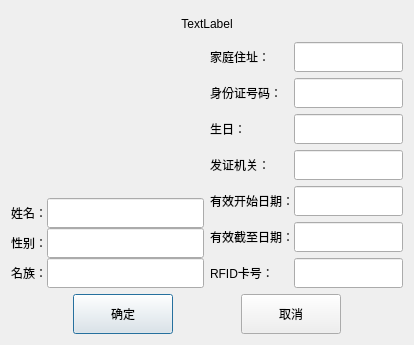
<?xml version="1.0" encoding="UTF-8"?>
<ui version="4.0">
 <class>AddIdCardDialog</class>
 <widget class="QDialog" name="AddIdCardDialog">
  <property name="geometry">
   <rect>
    <x>0</x>
    <y>0</y>
    <width>414</width>
    <height>343</height>
   </rect>
  </property>
  <property name="windowTitle">
   <string>Dialog</string>
  </property>
  <layout class="QGridLayout" name="gridLayout_3">
   <item row="0" column="0" colspan="2">
    <widget class="QLabel" name="title">
     <property name="sizePolicy">
      <sizepolicy hsizetype="Preferred" vsizetype="Fixed">
       <horstretch>0</horstretch>
       <verstretch>0</verstretch>
      </sizepolicy>
     </property>
     <property name="minimumSize">
      <size>
       <width>0</width>
       <height>25</height>
      </size>
     </property>
     <property name="text">
      <string>TextLabel</string>
     </property>
     <property name="alignment">
      <set>Qt::AlignCenter</set>
     </property>
    </widget>
   </item>
   <item row="1" column="0">
    <widget class="QToolButton" name="photo">
     <property name="sizePolicy">
      <sizepolicy hsizetype="Preferred" vsizetype="Preferred">
       <horstretch>0</horstretch>
       <verstretch>0</verstretch>
      </sizepolicy>
     </property>
     <property name="icon">
      <iconset resource="../ImgSrc.qrc">
       <normaloff>:/img/photo/headPhoto.png</normaloff>:/img/photo/headPhoto.png</iconset>
     </property>
     <property name="iconSize">
      <size>
       <width>100</width>
       <height>110</height>
      </size>
     </property>
     <property name="autoRaise">
      <bool>true</bool>
     </property>
    </widget>
   </item>
   <item row="1" column="1" rowspan="2">
    <layout class="QGridLayout" name="gridLayout_2">
     <property name="horizontalSpacing">
      <number>0</number>
     </property>
     <item row="0" column="0">
      <widget class="QLabel" name="label_5">
       <property name="text">
        <string>家庭住址：</string>
       </property>
      </widget>
     </item>
     <item row="0" column="1">
      <widget class="QLineEdit" name="lineEdit_4">
       <property name="minimumSize">
        <size>
         <width>0</width>
         <height>30</height>
        </size>
       </property>
      </widget>
     </item>
     <item row="1" column="0">
      <widget class="QLabel" name="label_6">
       <property name="text">
        <string>身份证号码：</string>
       </property>
      </widget>
     </item>
     <item row="1" column="1">
      <widget class="QLineEdit" name="lineEdit_5">
       <property name="minimumSize">
        <size>
         <width>0</width>
         <height>30</height>
        </size>
       </property>
      </widget>
     </item>
     <item row="2" column="0">
      <widget class="QLabel" name="label_7">
       <property name="text">
        <string>生日：</string>
       </property>
      </widget>
     </item>
     <item row="2" column="1">
      <widget class="QLineEdit" name="lineEdit_6">
       <property name="minimumSize">
        <size>
         <width>0</width>
         <height>30</height>
        </size>
       </property>
      </widget>
     </item>
     <item row="3" column="0">
      <widget class="QLabel" name="label_8">
       <property name="text">
        <string>发证机关：</string>
       </property>
      </widget>
     </item>
     <item row="3" column="1">
      <widget class="QLineEdit" name="lineEdit_7">
       <property name="minimumSize">
        <size>
         <width>0</width>
         <height>30</height>
        </size>
       </property>
      </widget>
     </item>
     <item row="4" column="0">
      <widget class="QLabel" name="label_9">
       <property name="text">
        <string>有效开始日期：</string>
       </property>
      </widget>
     </item>
     <item row="4" column="1">
      <widget class="QLineEdit" name="lineEdit_8">
       <property name="minimumSize">
        <size>
         <width>0</width>
         <height>30</height>
        </size>
       </property>
      </widget>
     </item>
     <item row="5" column="0">
      <widget class="QLabel" name="label_10">
       <property name="text">
        <string>有效截至日期：</string>
       </property>
      </widget>
     </item>
     <item row="5" column="1">
      <widget class="QLineEdit" name="lineEdit_9">
       <property name="minimumSize">
        <size>
         <width>0</width>
         <height>30</height>
        </size>
       </property>
      </widget>
     </item>
     <item row="6" column="0">
      <widget class="QLabel" name="label_11">
       <property name="text">
        <string>RFID卡号：</string>
       </property>
      </widget>
     </item>
     <item row="6" column="1">
      <widget class="QLineEdit" name="lineEdit_10">
       <property name="minimumSize">
        <size>
         <width>0</width>
         <height>30</height>
        </size>
       </property>
      </widget>
     </item>
    </layout>
   </item>
   <item row="2" column="0">
    <layout class="QGridLayout" name="gridLayout">
     <property name="spacing">
      <number>0</number>
     </property>
     <item row="0" column="0">
      <widget class="QLabel" name="label_2">
       <property name="text">
        <string>姓名：</string>
       </property>
      </widget>
     </item>
     <item row="0" column="1">
      <widget class="QLineEdit" name="lineEdit">
       <property name="minimumSize">
        <size>
         <width>0</width>
         <height>30</height>
        </size>
       </property>
      </widget>
     </item>
     <item row="1" column="0">
      <widget class="QLabel" name="label_3">
       <property name="text">
        <string>性别：</string>
       </property>
      </widget>
     </item>
     <item row="1" column="1">
      <widget class="QLineEdit" name="lineEdit_2">
       <property name="minimumSize">
        <size>
         <width>0</width>
         <height>30</height>
        </size>
       </property>
      </widget>
     </item>
     <item row="2" column="0">
      <widget class="QLabel" name="label_4">
       <property name="text">
        <string>名族：</string>
       </property>
      </widget>
     </item>
     <item row="2" column="1">
      <widget class="QLineEdit" name="lineEdit_3">
       <property name="minimumSize">
        <size>
         <width>0</width>
         <height>30</height>
        </size>
       </property>
      </widget>
     </item>
    </layout>
   </item>
   <item row="3" column="0" colspan="2">
    <widget class="QWidget" name="buttonWidget" native="true">
     <property name="sizePolicy">
      <sizepolicy hsizetype="Preferred" vsizetype="Fixed">
       <horstretch>0</horstretch>
       <verstretch>0</verstretch>
      </sizepolicy>
     </property>
     <layout class="QHBoxLayout" name="horizontalLayout">
      <property name="leftMargin">
       <number>0</number>
      </property>
      <property name="topMargin">
       <number>0</number>
      </property>
      <property name="rightMargin">
       <number>0</number>
      </property>
      <property name="bottomMargin">
       <number>0</number>
      </property>
      <item>
       <widget class="QPushButton" name="pushButton">
        <property name="sizePolicy">
         <sizepolicy hsizetype="Fixed" vsizetype="Fixed">
          <horstretch>0</horstretch>
          <verstretch>0</verstretch>
         </sizepolicy>
        </property>
        <property name="minimumSize">
         <size>
          <width>100</width>
          <height>40</height>
         </size>
        </property>
        <property name="text">
         <string>确定</string>
        </property>
       </widget>
      </item>
      <item>
       <widget class="QPushButton" name="pushButton_2">
        <property name="sizePolicy">
         <sizepolicy hsizetype="Fixed" vsizetype="Fixed">
          <horstretch>0</horstretch>
          <verstretch>0</verstretch>
         </sizepolicy>
        </property>
        <property name="minimumSize">
         <size>
          <width>100</width>
          <height>40</height>
         </size>
        </property>
        <property name="text">
         <string>取消</string>
        </property>
       </widget>
      </item>
     </layout>
    </widget>
   </item>
  </layout>
 </widget>
 <resources>
  <include location="../ImgSrc.qrc"/>
 </resources>
 <connections/>
</ui>
